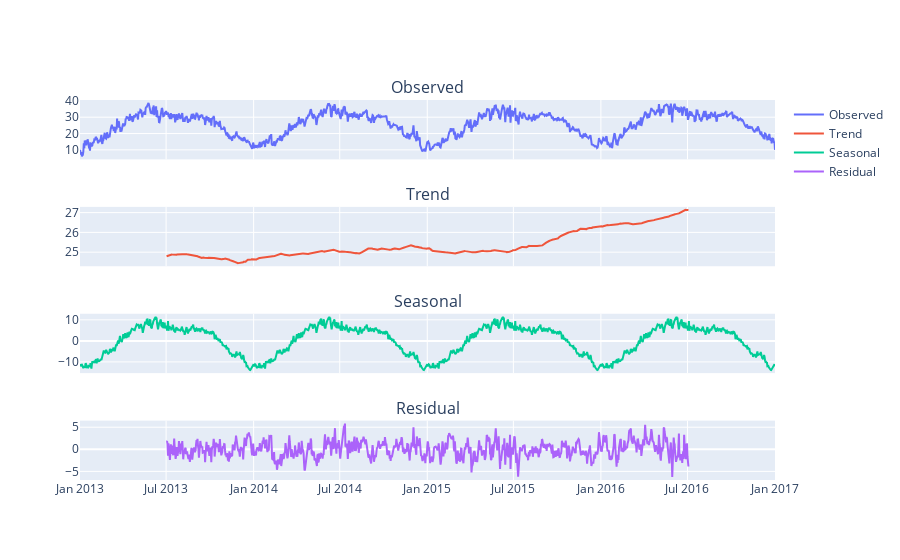

The code cell stored with this chart in its notebook:
### Code cell
# Perform seasonal decomposition
result = seasonal_decompose(df['meantemp'], model='additive', period=365)
# Plot the decomposed components
fig = sp.make_subplots(rows=4, cols=1, shared_xaxes=True, 
                       subplot_titles=['Observed', 'Trend', 'Seasonal', 'Residual'])
fig.add_trace(go.Scatter(x=df["date"], y=result.observed, mode='lines', name='Observed'), row=1, col=1)
fig.add_trace(go.Scatter(x=df["date"], y=result.trend, mode='lines', name='Trend'), row=2, col=1)
fig.add_trace(go.Scatter(x=df["date"], y=result.seasonal, mode='lines', name='Seasonal'), row=3, col=1)
fig.add_trace(go.Scatter(x=df["date"], y=result.resid, mode='lines', name='Residual'), row=4, col=1)
fig.show()

### Figure 1 — Plotly figure (JSON) as saved in the notebook; plotly's stock layout.template omitted (floating-point values rounded to 4 significant figures; data arrays with more than 128 entries replaced by an {"elided": "..."} marker saying what was removed)
{"data": [{"mode": "lines", "name": "Observed", "type": "scatter", "x": {"elided": "1462 str values"}, "xaxis": "x", "y": {"elided": "1462 float values"}, "yaxis": "y"}, {"mode": "lines", "name": "Trend", "type": "scatter", "x": {"elided": "1462 str values"}, "xaxis": "x2", "y": {"elided": "1462 float values"}, "yaxis": "y2"}, {"mode": "lines", "name": "Seasonal", "type": "scatter", "x": {"elided": "1462 str values"}, "xaxis": "x3", "y": {"elided": "1462 float values"}, "yaxis": "y3"}, {"mode": "lines", "name": "Residual", "type": "scatter", "x": {"elided": "1462 str values"}, "xaxis": "x4", "y": {"elided": "1462 float values"}, "yaxis": "y4"}], "layout": {"annotations": [{"font": {"size": 16}, "showarrow": false, "text": "Observed", "x": 0.5, "xanchor": "center", "xref": "paper", "y": 1, "yanchor": "bottom", "yref": "paper"}, {"font": {"size": 16}, "showarrow": false, "text": "Trend", "x": 0.5, "xanchor": "center", "xref": "paper", "y": 0.7188, "yanchor": "bottom", "yref": "paper"}, {"font": {"size": 16}, "showarrow": false, "text": "Seasonal", "x": 0.5, "xanchor": "center", "xref": "paper", "y": 0.4375, "yanchor": "bottom", "yref": "paper"}, {"font": {"size": 16}, "showarrow": false, "text": "Residual", "x": 0.5, "xanchor": "center", "xref": "paper", "y": 0.1562, "yanchor": "bottom", "yref": "paper"}], "xaxis": {"anchor": "y", "domain": [0, 1], "matches": "x4", "showticklabels": false}, "xaxis2": {"anchor": "y2", "domain": [0, 1], "matches": "x4", "showticklabels": false}, "xaxis3": {"anchor": "y3", "domain": [0, 1], "matches": "x4", "showticklabels": false}, "xaxis4": {"anchor": "y4", "domain": [0, 1]}, "yaxis": {"anchor": "x", "domain": [0.8438, 1]}, "yaxis2": {"anchor": "x2", "domain": [0.5625, 0.7188]}, "yaxis3": {"anchor": "x3", "domain": [0.2812, 0.4375]}, "yaxis4": {"anchor": "x4", "domain": [0, 0.1562]}}}
